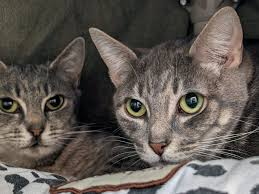
#> input picture OpenCV/Photos/cats.jpg, 259 x 194 px, found by its file name
$ python contour.py
#> lines starting #> are read from the running program, lines starting #| are printed output that depends on the picture; after the words box and inside, x2 and y2 are one past the last pixel; in counts of white or black regions, pixels touching at a corner belong together
import cv2 as cv
import numpy as np

# contour - identifying the object edges
img = cv.imread('Opencv/Photos/cats.jpg')
#> img is the input picture: shape (194, 259, 3); mean B, G, R 82.6, 88.4, 94.9
cv.imshow("cats",img)
# gray
gray=cv.cvtColor(img,cv.COLOR_BGR2GRAY)
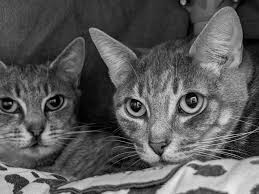
#> gray: shape (194, 259); min 0, max 237, mean 89.7
cv.imshow('Gray', gray)

#Blur
blur=cv.GaussianBlur(img,(3,3),cv.BORDER_DEFAULT) # increase Blur by  increasing Ksize (3,3)--> (7,7)
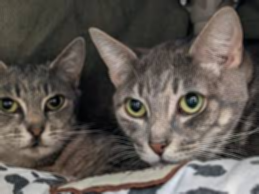
#> blur: shape (194, 259, 3); mean B, G, R 82.6, 88.4, 94.9
cv.imshow('Blur',blur)

# canny
canny=cv.Canny(img,125,175)
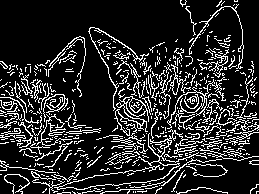
#> canny: shape (194, 259); 16.5% white in thin lines or dots
cv.imshow('Canny', canny)

#Threshold
ret,thresh = cv.threshold(gray,125,255,cv.THRESH_BINARY)
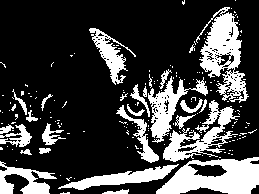
#> thresh: shape (194, 259); 25.4% white; 174 white regions (147 under 20 px)
cv.imshow('Thresold', thresh)

#blank
blank=np.zeros(img.shape,dtype='uint8')
cv.imshow("Blank",blank)

#Contours
#The boundary or contour marks the outline of an object in an image.
# So, detecting contours plays a vital role in applications for identifying and segmenting objects in an image.
# A contour consists of the pixels in an object's boundary:
# These pixels are usually of the same color, differentiating them from the rest.
contours,hierarchies = cv.findContours(canny,cv.RETR_LIST,cv.CHAIN_APPROX_SIMPLE) #use Canny img to peform contour ; no direct blur
#> contours = 510 contours, 487 with area under 20; largest, box (x1, y1, x2, y2) and area: (114, 96, 149, 136) 365, (123, 96, 147, 117) 142, (54, 129, 207, 190) 122, (129, 98, 144, 113) 121, (170, 64, 191, 95) 96
print(f'{len(contours)} Countour(s) found !')
#| 510 Countour(s) found !

cv.drawContours(blank,contours,-1,(0,0,255),1)
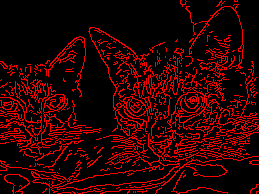
#> blank: shape (194, 259, 3); mean of channels 0, 1, 2 0, 0, 42; drawn as B, G, R
cv.imshow('Contours Drawn', blank)

cv.waitKey(0)

$ run again, with OpenCV/Photos/boston.jpg copied over OpenCV/Photos/cats.jpg
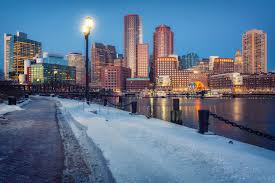
#> input picture OpenCV/Photos/boston.jpg, 275 x 183 px, found by its file name
#> img is the input picture: shape (183, 275, 3); mean B, G, R 137.6, 113.8, 95.6
#> canny: shape (183, 275); 13.9% white in thin lines or dots
#> `ret,thresh = cv.threshold(gray,125,255,cv.THRESH_BINARY)`:
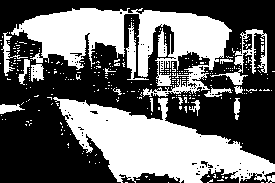
#> thresh: shape (183, 275); 41.8% white; 305 white regions (285 under 20 px)
#> contours = 464 contours, 436 with area under 20; largest, box (x1, y1, x2, y2) and area: (197, 29, 269, 85) 591, (94, 14, 151, 89) 431, (253, 32, 268, 73) 348, (95, 42, 124, 64) 316, (91, 76, 215, 131) 208
#| 464 Countour(s) found !
#> `cv.drawContours(blank,contours,-1,(0,0,255),1)`:
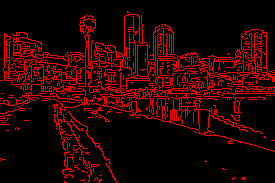
#> blank: shape (183, 275, 3); mean of channels 0, 1, 2 0, 0, 35.4; drawn as B, G, R

$ run again, with OpenCV/Photos/cat.jpg copied over OpenCV/Photos/cats.jpg
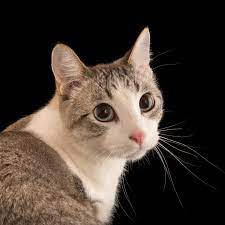
#> input picture OpenCV/Photos/cat.jpg, 225 x 225 px, found by its file name
#> img is the input picture: shape (225, 225, 3); mean B, G, R 49.3, 57.4, 69
#> canny: shape (225, 225); 10.1% white in thin lines or dots, all inside (x1, y1, x2, y2) = (0, 27, 216, 225)
#> `ret,thresh = cv.threshold(gray,125,255,cv.THRESH_BINARY)`:
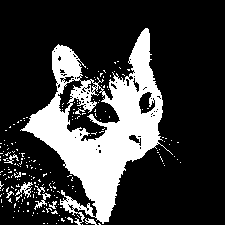
#> thresh: shape (225, 225); 23.4% white; 210 white regions (201 under 20 px)
#> contours = 365 contours, 343 with area under 20; largest, box (x1, y1, x2, y2) and area: (76, 100, 120, 138) 440, (92, 102, 120, 123) 372, (65, 67, 118, 99) 210, (116, 143, 167, 189) 68, (0, 43, 130, 133) 63
#| 365 Countour(s) found !
#> `cv.drawContours(blank,contours,-1,(0,0,255),1)`:
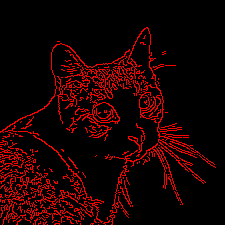
#> blank: shape (225, 225, 3); mean of channels 0, 1, 2 0, 0, 25.8; drawn as B, G, R

$ run again, with OpenCV/Photos/cat_large.jpg copied over OpenCV/Photos/cats.jpg
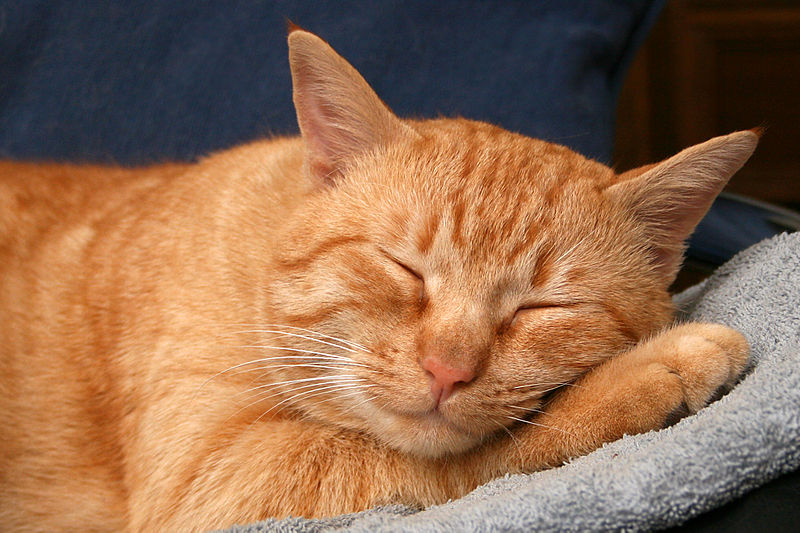
#> input picture OpenCV/Photos/cat_large.jpg, 800 x 533 px, found by its file name
#> img is the input picture: shape (533, 800, 3); mean B, G, R 79.6, 107.6, 146.1
#> canny: shape (533, 800); 13% white in thin lines or dots
#> `ret,thresh = cv.threshold(gray,125,255,cv.THRESH_BINARY)`:
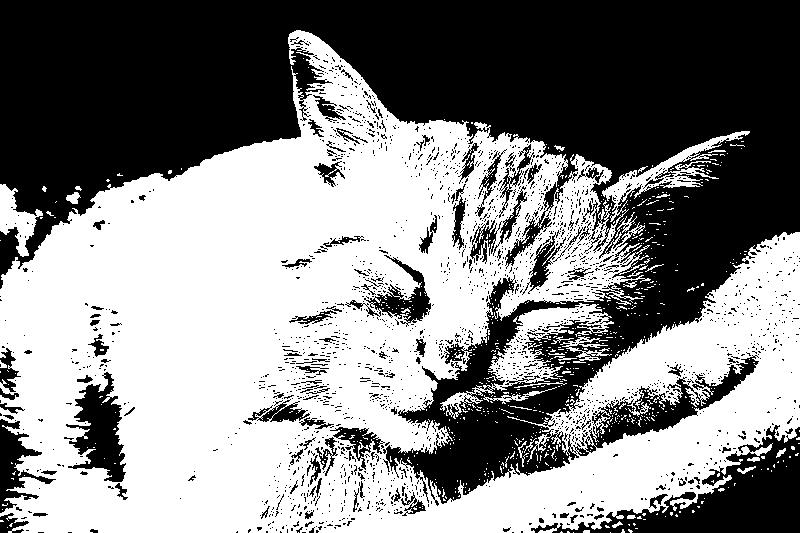
#> thresh: shape (533, 800); 52.7% white; 2007 black regions (1885 under 20 px)
#> contours = 4766 contours, 4599 with area under 20; largest, box (x1, y1, x2, y2) and area: (615, 488, 716, 533) 175, (513, 426, 565, 484) 153, (265, 489, 292, 533) 152, (387, 478, 451, 517) 148, (506, 245, 587, 333) 148
#| 4766 Countour(s) found !
#> `cv.drawContours(blank,contours,-1,(0,0,255),1)`:
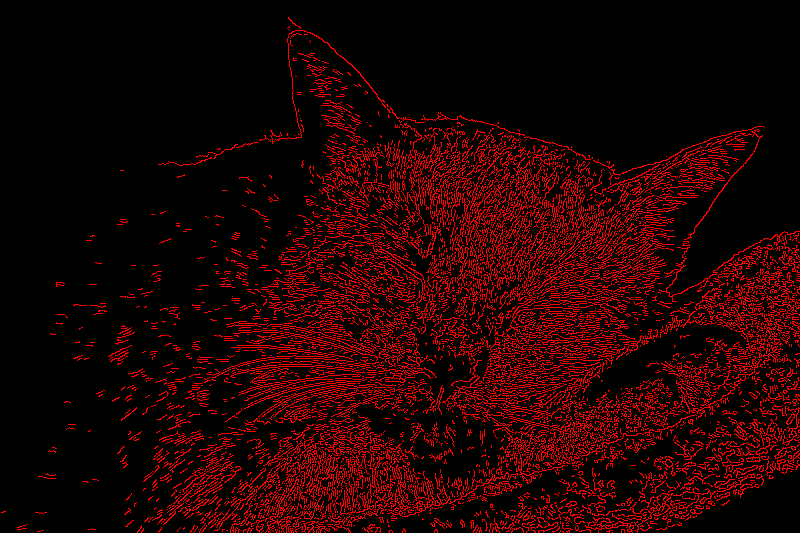
#> blank: shape (533, 800, 3); mean of channels 0, 1, 2 0, 0, 33.2; drawn as B, G, R
